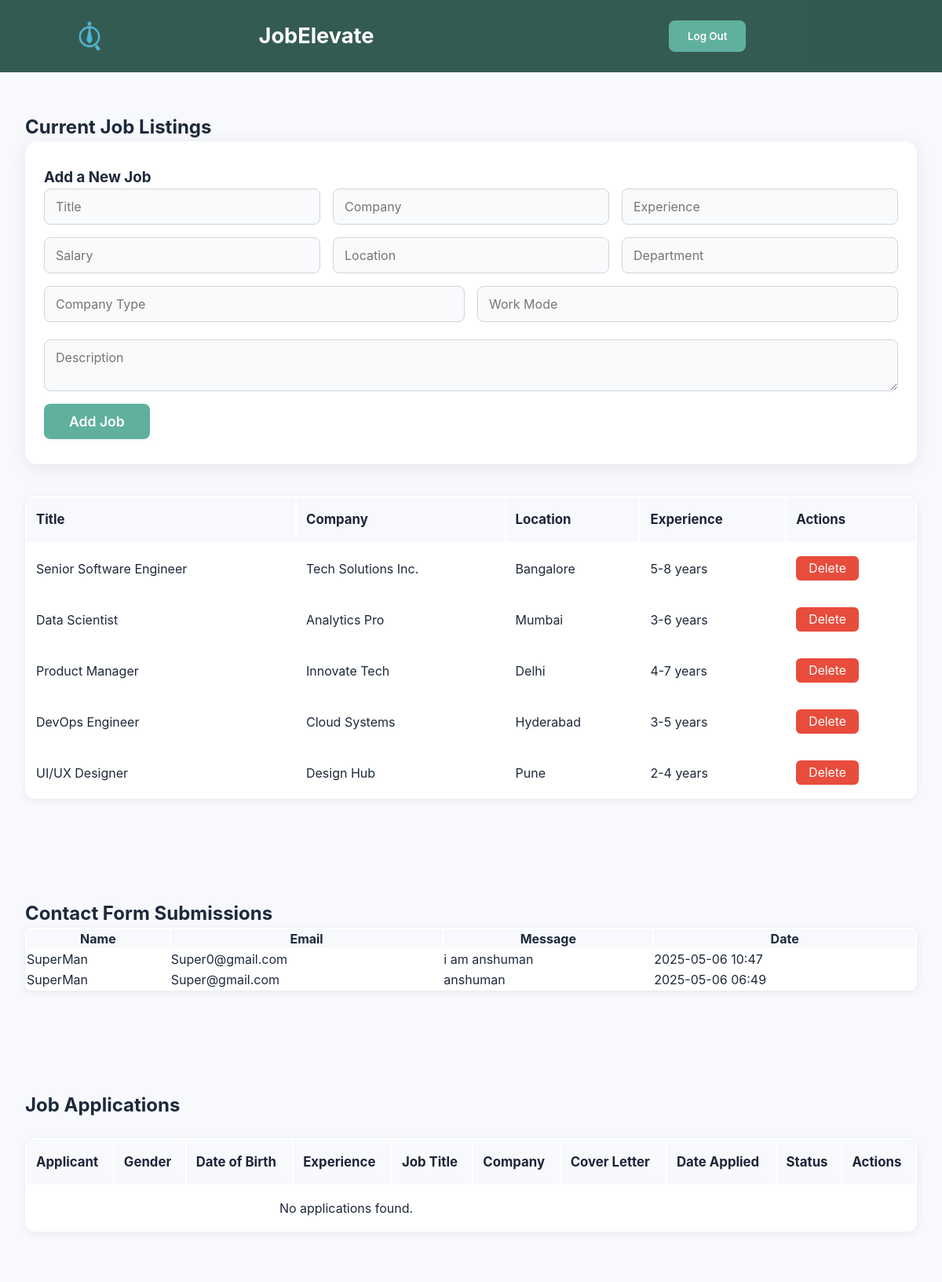
Page /admin (signed in) on the earlier database version.
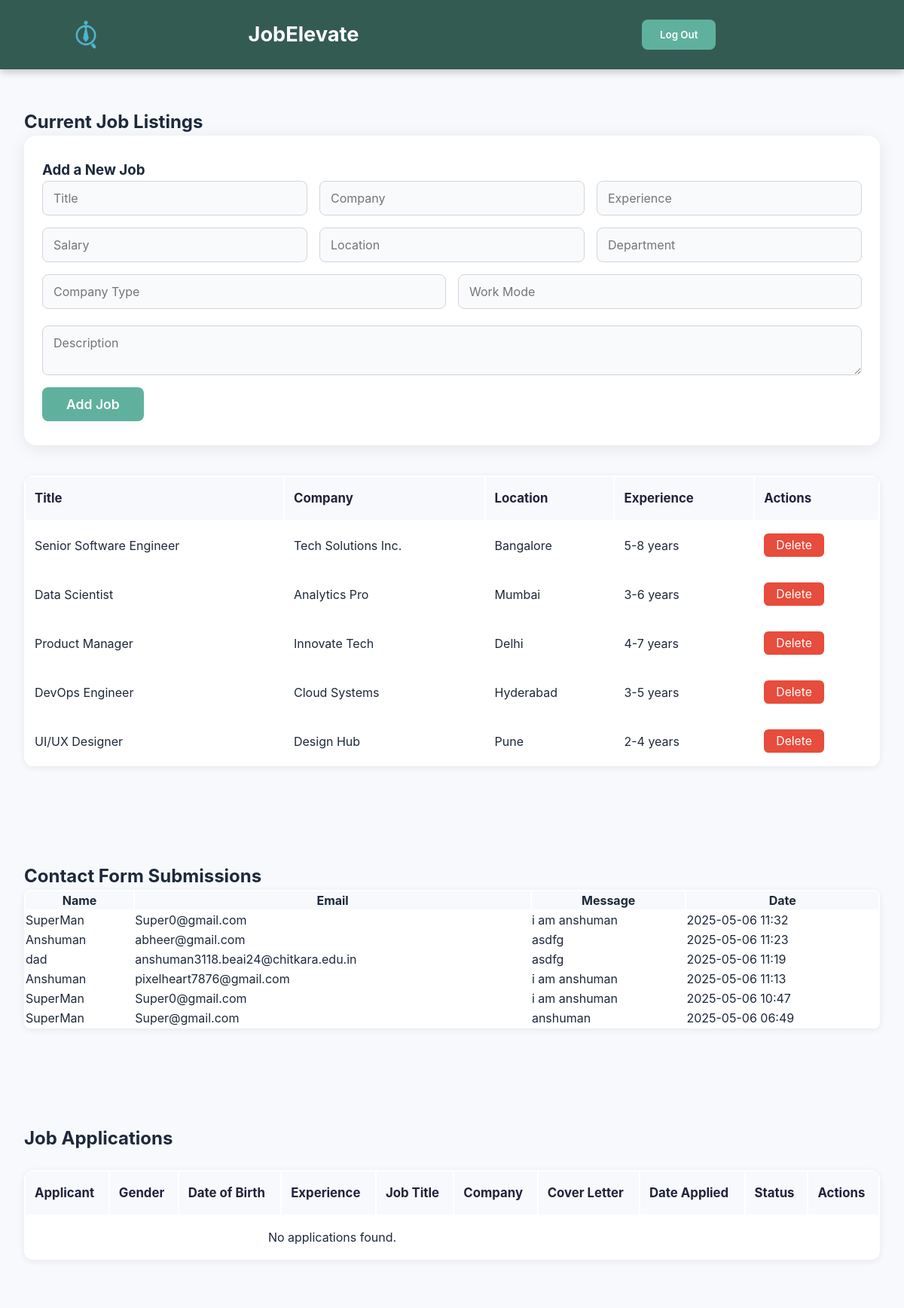
Same page on the later database version.
### app.py (models this page shows)
class Job(db.Model):
    id = db.Column(db.Integer, primary_key=True)
    title = db.Column(db.String(100), nullable=False)
    company = db.Column(db.String(100), nullable=False)
    experience = db.Column(db.String(20), nullable=False)
    salary = db.Column(db.String(50), nullable=True)
    location = db.Column(db.String(100), nullable=False)
    department = db.Column(db.String(100), nullable=False)
    company_type = db.Column(db.String(100), nullable=False)
    work_mode = db.Column(db.String(100), nullable=False)
    description = db.Column(db.Text, nullable=False)
    rating = db.Column(db.Float, nullable=True)
    reviews = db.Column(db.Integer, nullable=True)
    date_posted = db.Column(db.String(50), nullable=True)

class Contact(db.Model):
    id = db.Column(db.Integer, primary_key=True)
    name = db.Column(db.String(100), nullable=False)
    email = db.Column(db.String(100), nullable=False)
    message = db.Column(db.Text, nullable=False)
    date_submitted = db.Column(db.DateTime, default=datetime.utcnow)

### app.py (the view)
@app.route('/admin', methods=['GET', 'POST'])
@login_required
def admin():
    if current_user.role != 'admin':
        flash('Access denied: Admins only.', 'danger')
        return redirect(url_for('home'))
    jobs = Job.query.all()
    contacts = Contact.query.order_by(Contact.date_submitted.desc()).all()
    return render_template('admin.html', jobs=jobs, contacts=contacts)

### app.py (called while the page is built)
@login_manager.user_loader
def load_user(user_id):
    return db.session.get(User,int(user_id))

### templates/admin.html (shortened to what this page needs)
<!DOCTYPE html>
<html lang="en">
<head>
    <link rel="stylesheet" type="text/css" href="{{ url_for('static', filename='style.css') }}">
</head>
<body>
    <nav class="navbar">
        <div class="container">
            <div class="nav_wrapper">
                <a href="{{ url_for('home' ) }}" class="logo">
                    <img style="width: 80px; height: 60px; padding-left: 20px;" src="{{ url_for('static', filename='images/logo.PNG') }}" alt="logo">
                    <h3 style="text-decoration: none; color: white; padding-right: 190px;"><a style="text-decoration: none; color: white; font-size: 1.7rem;" href="{{ url_for('home' ) }}">JobElevate</a></h3>
                </a>
                <ul class="nav_menu">
                    {% if current_user.is_authenticated %}
                        <li class="nav_list"><button class="btn"><a style="text-decoration: none; color: white;" href="{{ url_for('logout') }}">Log Out</a></button></li>
                    {% endif %}
                </ul>
            </div>
        </div>
    </nav>
    <section class="job-listings">
        <div class="container" style="margin-top: 80px;">
            <h2>Current Job Listings</h2>
            <div class="admin-card">
                <form id="add-job-form" action="{{ url_for('add_job') }}" method="POST">
                    <h3>Add a New Job</h3>
                    <div class="admin-form-row">
                        <input name="title" placeholder="Title" required>
                        <input name="company" placeholder="Company" required>
                        <input name="experience" placeholder="Experience" required>
                        <input name="salary" placeholder="Salary">
                        <input name="location" placeholder="Location" required>
                        <input name="department" placeholder="Department" required>
                        <input name="company_type" placeholder="Company Type" required>
                        <input name="work_mode" placeholder="Work Mode" required>
                    </div>
                    <textarea name="description" placeholder="Description" required style="width:100%;margin-top:10px;"></textarea>
                    <button type="submit">Add Job</button>
                </form>
            </div>
            <table class="admin-table">
                <thead>
                    <tr>
                        <th>Title</th><th>Company</th><th>Location</th><th>Experience</th><th>Actions</th>
                    </tr>
                </thead>
                <tbody>
                    {% for job in jobs %}
                    <tr>
                        <td>{{ job.title }}</td>
                        <td>{{ job.company }}</td>
                        <td>{{ job.location }}</td>
                        <td>{{ job.experience }}</td>
                        <td>
                            <form action="{{ url_for('delete_job', job_id=job.id) }}" method="POST" style="display:inline;">
                                <button type="submit">Delete</button>
                            </form>
                        </td>
                    </tr>
                    {% else %}
                    <tr><td colspan="5" style="text-align:center;">No jobs found.</td></tr>
                    {% endfor %}
                </tbody>
            </table>
        </div>
    </section>
    <section class="job-listings">
        <div class="container">
            <h2>Contact Form Submissions</h2>
            <table style="width:100%; background:#fff; border-radius:8px; box-shadow:0 2px 10px rgba(0,0,0,0.07);">
                <thead>
                    <tr style="background:#f7f9fc;">
                        <th>Name</th><th>Email</th><th>Message</th><th>Date</th>
                    </tr>
                </thead>
                <tbody>
                    {% for contact in contacts %}
                    <tr>
                        <td>{{ contact.name }}</td>
                        <td>{{ contact.email }}</td>
                        <td>{{ contact.message }}</td>
                        <td>{{ contact.date_submitted.strftime('%Y-%m-%d %H:%M') }}</td>
                    </tr>
                    {% else %}
                    <tr><td colspan="4" style="text-align:center;">No contact submissions found.</td></tr>
                    {% endfor %}
                </tbody>
            </table>
        </div>
    </section>
    <section class="job-listings">
        <div class="container">
            <h2>Job Applications</h2>
            <table class="admin-table">
                <thead>
                    <tr>
                        <th>Applicant</th>
                        <th>Gender</th>
                        <th>Date of Birth</th>
                        <th>Experience</th>
                        <th>Job Title</th>
                        <th>Company</th>
                        <th>Cover Letter</th>
                        <th>Date Applied</th>
                        <th>Status</th>
                        <th>Actions</th>
                    </tr>
                </thead>
                <tbody>
                    {% for application in applications %}
                    <tr>
                        <td>{{ application.user.username }}</td>
                        <td>{{ application.gender or '-' }}</td>
                        <td>{{ application.dob or '-' }}</td>
                        <td>{{ application.experience or '-' }}</td>
                        <td>{{ application.job.title }}</td>
                        <td>{{ application.job.company }}</td>
                        <td>{{ application.cover_letter[:100] }}...</td>
                        <td>{{ application.date_applied.strftime('%Y-%m-%d %H:%M') }}</td>
                        <td>
                            <span class="status-{{ application.status.lower() }}">{{ application.status }}</span>
                        </td>
                        <td>
                            <form action="{{ url_for('update_application', app_id=application.id) }}" method="POST" style="display:inline;">
                                <select name="status" onchange="this.form.submit()">
                                    <option value="Pending" {% if application.status == 'Pending' %}selected{% endif %}>Pending</option>
                                    <option value="Accepted" {% if application.status == 'Accepted' %}selected{% endif %}>Accepted</option>
                                    <option value="Rejected" {% if application.status == 'Rejected' %}selected{% endif %}>Rejected</option>
                                </select>
                            </form>
                        </td>
                    </tr>
                    {% else %}
                    <tr><td colspan="7" style="text-align:center;">No applications found.</td></tr>
                    {% endfor %}
                </tbody>
            </table>
        </div>
    </section>
</body>
</html>

### static/style.css (style rules this page uses)
:root { --primary: #5fb19e; --primary-dark: #1f4a40; --secondary: #1f4a40; --accent: #f59e0b; --background: #f8fafc; --text: #1e293b; --text-light: #64748b; --white: #ffffff; --shadow: 0 4px 6px -1px rgb(0 0 0 / 0.1), 0 2px 4px -2px rgb(0 0 0 / 0.1); --shadow-lg: 0 10px 15px -3px rgb(0 0 0 / 0.1), 0 4px 6px -4px rgb(0 0 0 / 0.1); }
* { margin: 0; padding: 0; box-sizing: border-box; font-family: 'Inter', -apple-system, BlinkMacSystemFont, 'Segoe UI', Roboto, sans-serif; }
body { background-color: var(--background); color: var(--text); line-height: 1.5; overflow-x: hidden; }
.navbar { position: fixed; top: 0; left: 0; width: 100%; background: rgba(31, 74, 64, 0.9); z-index: 1000; transition: background 0.3s ease, box-shadow 0.3s ease; }
.nav_wrapper { display: flex; justify-content: space-between; align-items: center; padding: 1rem 2rem; max-width: 1200px; margin: 0 auto; }
.logo { text-decoration: none; font-size: 1.6rem; font-weight: 700; display: flex; align-items: center; gap: 0.5rem; color: #fff; }
.logo img { height: 45px; width: auto; border-radius: 8px; }
.nav_menu { display: flex; gap: 2rem; list-style: none; align-items: center; text-decoration: none; color: white; }
.btn { padding: 0.75rem 1.5rem; border: none; border-radius: 8px; font-weight: 600; cursor: pointer; transition: all 0.3s ease; background: #5fb19e; color: #fff ; text-decoration: none; outline: none; }
.container { max-width: 1200px; margin: 0 auto; padding: 0 2rem; }

### templates/admin.html (style rules this page uses)
.job-listings { padding: 4rem 0; background-color: #f7f9fc; }
.admin-card { background: #fff; border-radius: 16px; box-shadow: 0 4px 24px rgba(0,0,0,0.08); padding: 32px 24px; margin-bottom: 2.5rem; max-width: 1200px; margin-left: auto; margin-right: auto; }
.admin-form-row { display: flex; flex-wrap: wrap; gap: 16px; margin-bottom: 12px; }
.admin-card input, .admin-card textarea { flex: 1; padding: 12px 14px; border: 1px solid #d1d5db; border-radius: 8px; font-size: 1rem; transition: border 0.2s, box-shadow 0.2s; background: #f8fafc; }
.admin-card button { background: #5fb19e; color: #fff; border: none; padding: 12px 32px; border-radius: 8px; font-size: 1.1rem; font-weight: 600; cursor: pointer; margin-top: 10px; transition: background 0.2s, box-shadow 0.2s; box-shadow: 0 2px 8px rgba(95,177,158,0.08); }
.admin-table { width: 100%; background: #fff; border-radius: 12px; box-shadow: 0 2px 10px rgba(0,0,0,0.07); overflow: hidden; margin-top: 1.5rem; }
.admin-table th, .admin-table td { padding: 16px 12px; text-align: left; }
.admin-table th { background: #f7f9fc; font-weight: 700; color: #22223b; font-size: 1.05rem; }
.admin-table tr { border-bottom: 1px solid #f0f0f0; }
.admin-table tr:last-child { border-bottom: none; }
.admin-table td button { background: #e74c3c; color: #fff; border: none; padding: 6px 16px; border-radius: 6px; font-size: 0.98rem; cursor: pointer; transition: background 0.2s; }

Differences in the rows shown:
added Contact: name "SuperMan", email "Super0@gmail.com", message "i am anshuman", date_submitted "2025-05-06 11:32"
added Contact: name "Anshuman", email "abheer@gmail.com", message "asdfg", date_submitted "2025-05-06 11:23"
added Contact: name "dad", email "anshuman3118.beai24@chitkara.edu.in", message "asdfg", date_submitted "2025-05-06 11:19"
added Contact: name "Anshuman", email "pixelheart7876@gmail.com", message "i am anshuman", date_submitted "2025-05-06 11:13"
